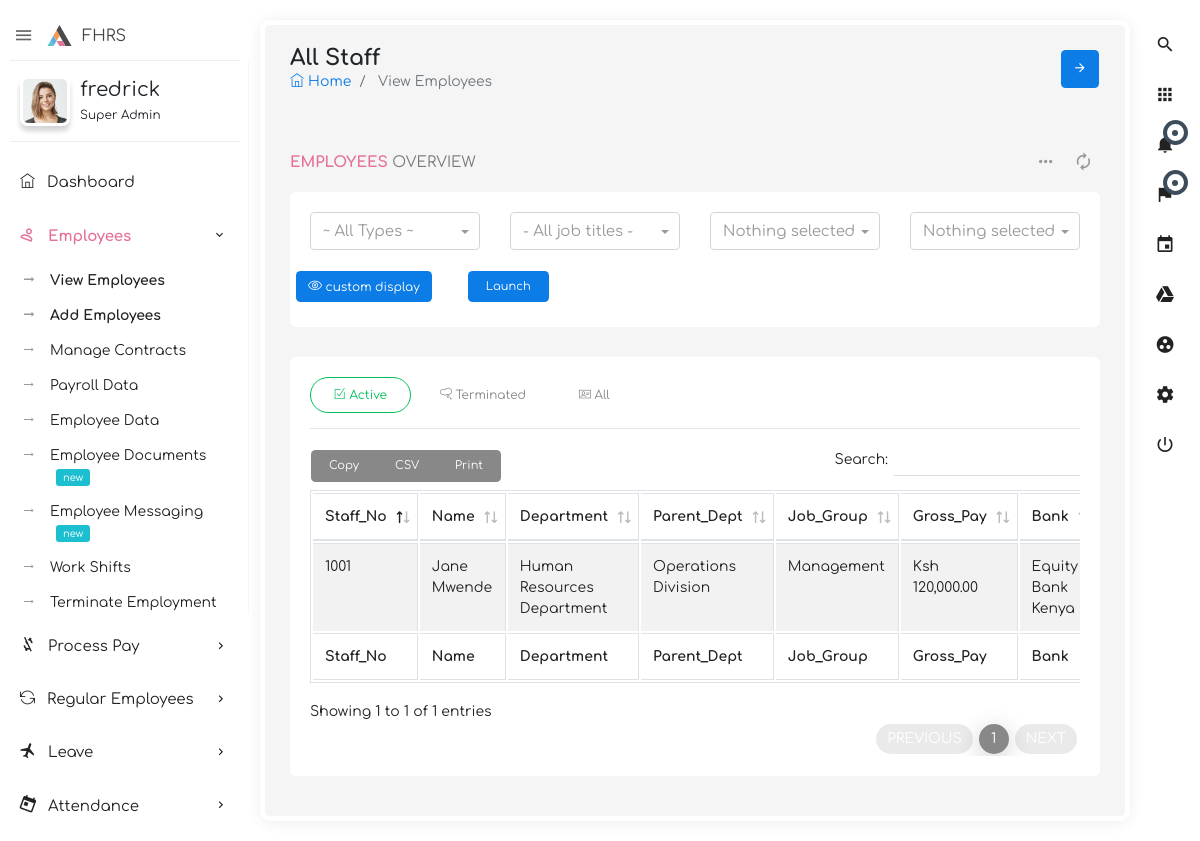
/pages/admin/view_employees.inc.php, run on the app's committed database.
### tables this page shows
CREATE TABLE employees (
    staff_no INT PRIMARY KEY COMMENT 'Unique employee identifier',
    name VARCHAR(100) NOT NULL,
    
     
    password VARCHAR(255) NOT NULL COMMENT 'BCrypt hashed password',
    kra_pin VARCHAR(20) NOT NULL UNIQUE COMMENT 'KRA tax identification',
    
     
    emp_date DATE NOT NULL COMMENT 'Date joined organization',
    termination_date DATE NULL COMMENT 'If employment ended',
    
     
    basic_pay DECIMAL(10,2) NOT NULL,
    gross_pay DECIMAL(10,2) NOT NULL,
    net_pay DECIMAL(10,2) NOT NULL,
    
     
    gender ENUM('Male','Female','Other') NOT NULL,
    date_of_birth DATE NOT NULL,
    
     
    email VARCHAR(100) UNIQUE,
    personal_email VARCHAR(100) UNIQUE,
    phone VARCHAR(20) NOT NULL,
    
     
    national_id VARCHAR(20) NOT NULL UNIQUE,
    nssf VARCHAR(20) NOT NULL,
    nhif VARCHAR(20) NOT NULL,
    
     
    bank_acc VARCHAR(30) NOT NULL COMMENT 'Account number',
    
     
    dept_id INT NOT NULL,
    region_id INT NOT NULL,
    job_group_id INT NOT NULL,
    bank_branch_id INT NOT NULL,
    
     
    FOREIGN KEY (dept_id) 
        REFERENCES departments(dept_id),
    FOREIGN KEY (region_id) 
        REFERENCES regions(region_id),
    FOREIGN KEY (job_group_id) 
        REFERENCES job_groups(job_group_id),
    FOREIGN KEY (bank_branch_id) 
        REFERENCES bank_branches(branch_id),
    
    INDEX idx_employee_name (name),
    INDEX idx_employment_dates (emp_date, termination_date)
);

CREATE TABLE departments (
    dept_id INT PRIMARY KEY AUTO_INCREMENT,
    department_title VARCHAR(50) NOT NULL COMMENT 'Official department name',
    parent_dept_id INT NULL COMMENT 'Hierarchical parent department',
    created_at TIMESTAMP DEFAULT CURRENT_TIMESTAMP,
    
    CONSTRAINT fk_parent_dept 
        FOREIGN KEY (parent_dept_id) 
        REFERENCES departments(dept_id)
        ON DELETE SET NULL
);

CREATE TABLE job_groups (
    job_group_id INT PRIMARY KEY AUTO_INCREMENT,
    group_code VARCHAR(10) NOT NULL UNIQUE,
    group_name VARCHAR(50) NOT NULL,
    min_salary DECIMAL(10,2),
    max_salary DECIMAL(10,2)
);

CREATE TABLE banks (
    bank_id INT PRIMARY KEY AUTO_INCREMENT,
    bank_name VARCHAR(100) NOT NULL,
    swift_code VARCHAR(15) NOT NULL UNIQUE
);

### pages/admin/view_employees.inc.php (the view, shortened to what this page needs)
<?php
$db_host = 'localhost';
$db_name = 'fred_db';
$db_user = 'root';
$db_pass = '0716632613';
try {
    $pdo = new PDO(
        "mysql:host=$db_host;dbname=$db_name",
        $db_user,
        $db_pass,
        [
            PDO::ATTR_EMULATE_PREPARES => false,
            PDO::ATTR_ERRMODE => PDO::ERRMODE_EXCEPTION
        ]
    );
    $query = "
        SELECT
            e.staff_no,
            e.name,
            e.kra_pin,
            e.gross_pay,
            d.department_title AS department,
            pd.department_title AS parent_department,
            r.region_name,
            jg.group_name,
            b.bank_name,
            bb.branch_name,
            TIMESTAMPDIFF(YEAR, e.date_of_birth, CURDATE()) AS age,
            IFNULL(
                TIMESTAMPDIFF(YEAR, e.emp_date, e.termination_date),
                TIMESTAMPDIFF(YEAR, e.emp_date, CURDATE())
            ) AS years_service
        FROM employees e
        LEFT JOIN departments d ON e.dept_id = d.dept_id
        LEFT JOIN departments pd ON d.parent_dept_id = pd.dept_id
        LEFT JOIN regions r ON e.region_id = r.region_id
        LEFT JOIN job_groups jg ON e.job_group_id = jg.job_group_id
        LEFT JOIN bank_branches bb ON e.bank_branch_id = bb.branch_id
        LEFT JOIN banks b ON bb.bank_id = b.bank_id
        ORDER BY e.staff_no
    ";
    $stmt = $pdo->query($query);
    $employees = $stmt->fetchAll(PDO::FETCH_ASSOC);
} catch(PDOException $e) {
    error_log("Database Error: " . $e->getMessage());
    die("A system error occurred. Please try again later.");
}
?>
<!doctype html>
<html class="no-js " lang="en">
<head>
    <link rel="stylesheet" href="../../assets/plugins/bootstrap/css/bootstrap.min.css">
    <link rel="stylesheet" href="../../assets/plugins/morrisjs/morris.min.css" />
    <link rel="stylesheet" href="../../assets/plugins/multi-select/css/multi-select.css">
    <link rel="stylesheet" href="../../assets/plugins/jquery-spinner/css/bootstrap-spinner.css">
    <link rel="stylesheet" href="../../assets/plugins/jquery-datatable/dataTables.bootstrap4.min.css">
    <link rel="stylesheet" href="../../assets/plugins/bootstrap-tagsinput/bootstrap-tagsinput.css">
    <link rel="stylesheet" href="../../assets/plugins/bootstrap-select/css/bootstrap-select.css" />
    <link rel="stylesheet" href="../../assets/plugins/nouislider/nouislider.min.css" />
    <link rel="stylesheet" href="../../assets/plugins/select2/select2.css" />
    <link rel="stylesheet" href="../../assets/custom/izitoast/css/iziToast.min.css">
    <link rel="stylesheet" href="../../assets/css/style.min.css">
     <link rel="stylesheet" href="../../assets/css/custom.css">
</head>
<body class="theme-blush">
<?php
    include '../components/nav_bar.inc.php';
?>
<?php
    include '../components/left_sidebar.inc.php';
?>
<section class="content">
    <div class="block-header">
        <div class="row">
            <div class="col-lg-7 col-md-6 col-sm-12">
                <h2>All Staff</h2>
                <ul class="breadcrumb">
                    <li class="breadcrumb-item"><a href="index.html"><i class="ti ti-home"></i> Home </a></li>
                    <li class="breadcrumb-item active"> View Employees </li>
                </ul>
            </div>
            <div class="col-lg-5 col-md-6 col-sm-12">
                <button class="btn btn-primary btn-icon float-right right_icon_toggle_btn" type="button"><i class="zmdi zmdi-arrow-right"></i></button>
            </div>
        </div>
    </div>
    <div class="container-fluid">
        <div class="row clearfix">
            <div class="col-lg-12">
                <div class="card">
                    <div class="header">
                        <div class="header">
                            <h2><strong> <i class="ti ti-refresh"></i> Employees </strong> Overview </h2>
                            <ul class="header-dropdown">
                                <li class="dropdown"> <a href="javascript:void(0);" class="dropdown-toggle" data-toggle="dropdown" role="button" aria-haspopup="true" aria-expanded="false"> <i class="zmdi zmdi-more"></i> </a>
                                </li>
                                <li class="remove">
                                    <a role="button" class="boxs-close"><i class="zmdi zmdi-refresh"></i></a>
                                </li>
                            </ul>
                        </div>
                    </div>
                    <div class="body">
                        <div class="row clearfix">
                            <div class="col-lg-3 col-md-6">
                                <div class="form-group">
                                    <select class="form-control form-control-sm" data-placeholder="Select" >
                                        <option value="" disabled selected>~ All Types ~</option>
                                    </select>
                                </div>
                            </div>
                            <div class="col-lg-3 col-md-6">
                                <div class="form-group">
                                    <select class="form-control form-control-sm" data-placeholder="Select" >
                                        <option value="" disabled selected> - All job titles - </option>
                                    </select>
                                </div>
                            </div>
                            <div class="col-lg-3 col-md-6">
                                <div class="form-group">
                                </div>
                            </div>
                            <div class="col-lg-3 col-md-6">
                                <div class="form-group">
                                </div>
                            </div>
                            <button class="btn btn-primary btn-sm waves-effect m-r-20" data-toggle="modal" data-target="#largeModal">
                                 <i class="ti ti-eye"></i> custom display </button>
                            <div class="col-lg-3 col-md-6">
                                    <button class="btn btn-primary" id="toastr-6">Launch</button>
                            </div>
                        </div>
                    </div>
                </div>
            </div>
        </div>
        <div class="row clearfix">
            <div class="col-sm-12">
                <div class="card">
                    <div class="body">
                        <ul class="nav nav-tabs p-0 mb-3 nav-tabs-success" role="tablist">
                            <li class="nav-item"><a class="nav-link active" data-toggle="tab" href="#home_with_icon_title"> <i class="ti ti-check-box"></i> Active </a></li>
                            <li class="nav-item"><a class="nav-link" data-toggle="tab" href="#profile_with_icon_title"><i class="ti ti-thought"></i> Terminated </a></li>
                            <li class="nav-item">
                                <a class="nav-link" data-toggle="tab" href="#messages_with_icon_title">
                                    <i class="ti ti-id-badge"></i> All
                                </a>
                            </li>
                        </ul>
                        <div class="tab-content">
                           <hr>
                            <div role="tabpanel" class="tab-pane in active" id="home_with_icon_title">
                                <div class="table-responsive">
                                    <table class="table table-bordered table-striped table-hover dataTable js-exportable">
                                        <thead>
                                            <tr>
                                                <th>Staff_No</th>
                                                <th>Name</th>
                                                <th>Department</th>
                                                <th>Parent_Dept</th>
                                                <th>Job_Group</th>
                                                <th>Gross_Pay</th>
                                                <th>Bank</th>
                                            </tr>
                                        </thead>
                                        <tfoot>
                                            <tr>
                                                <th>Staff_No</th>
                                                <th>Name</th>
                                                <th>Department</th>
                                                <th>Parent_Dept</th>
                                                <th>Job_Group</th>
                                                <th>Gross_Pay</th>
                                                <th>Bank</th>
                                            </tr>
                                        </tfoot>
                                        <tbody>
                                            <?php
                                            $totalEmployees = count($employees);
                                            for($i = 0; $i < $totalEmployees; $i++):
                                                $emp = $employees[$i];
                                            ?>
                                            <tr>
                                                <td><?= htmlspecialchars($emp['staff_no'], ENT_QUOTES) ?></td>
                                                <td><?= htmlspecialchars($emp['name']) ?></td>
                                                <td><?= htmlspecialchars($emp['department']) ?></td>
                                                <td><?= $emp['parent_department'] ? htmlspecialchars($emp['parent_department']) : 'N/A' ?></td>
                                                <td><?= htmlspecialchars($emp['group_name']) ?></td>
                                                <td class="currency">Ksh <?= number_format($emp['gross_pay'], 2) ?></td>
                                                <td><?= htmlspecialchars($emp['bank_name']) ?></td>
                                            </tr>
                                            <?php endfor; ?>
                                        </tbody>
                                    </table>
                                </div>
                            </div>
                        </div>
                    </div>
                </div>
            </div>
        </div>
    </div>
</section>
</body>
</html>

### data on the page
employees: staff_no "1001", name "Jane Mwende", dept.department_title "Human Resources Department", departments.department_title "Operations Division", job_group.group_name "Management", gross_pay "120,000.00", banks.bank_name "Equity Bank Kenya"
